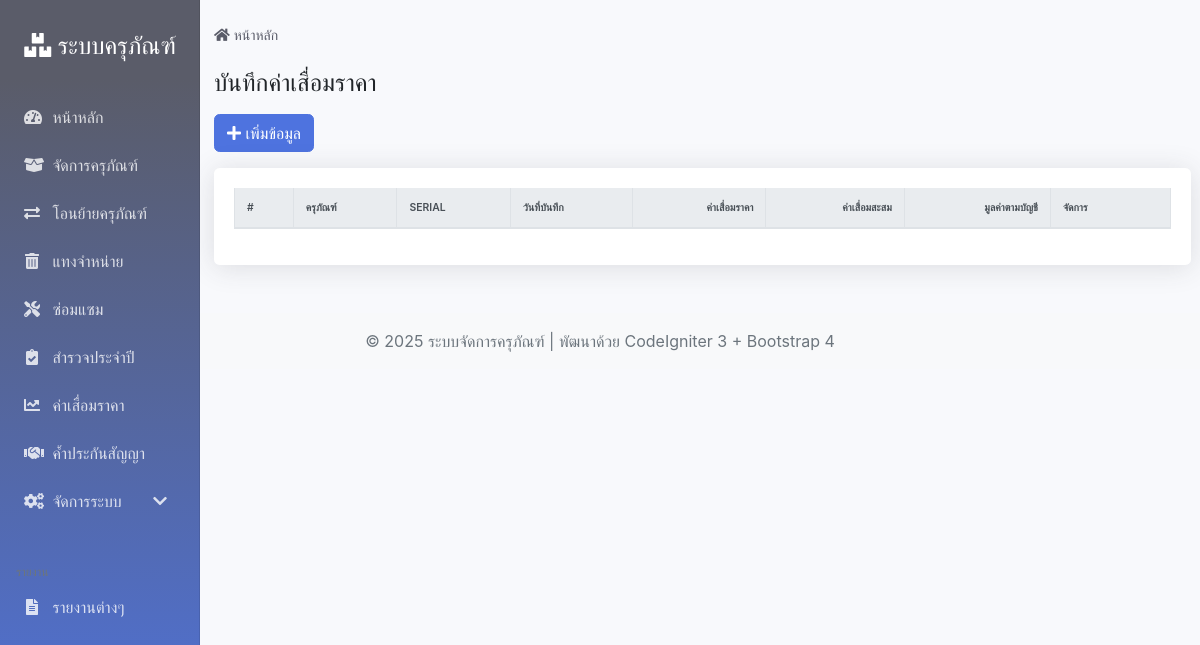
The page /index.php/depreciation on the database as committed earlier.
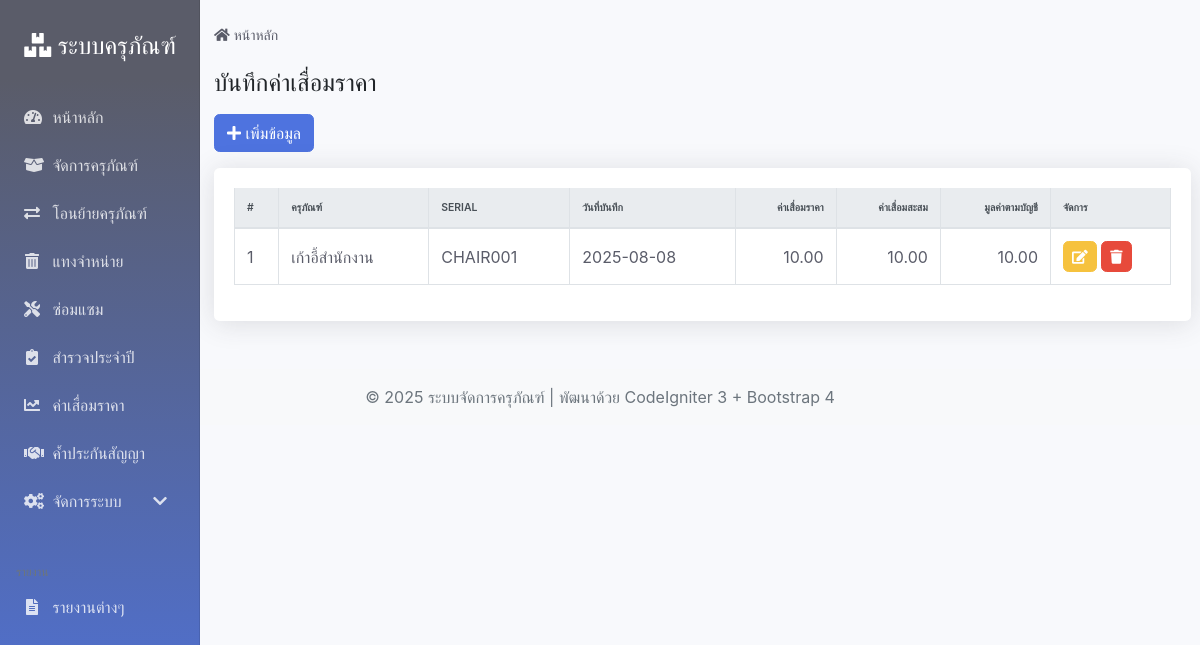
The same page on the database as committed later.
### tables this page shows
CREATE TABLE `depreciation_records` (
  `depreciation_record_id` int(11) NOT NULL,
  `asset_id` int(11) NOT NULL COMMENT 'รหัสครุภัณฑ์',
  `record_date` date NOT NULL COMMENT 'วันที่บันทึก',
  `depreciation_amount` decimal(15,2) NOT NULL COMMENT 'จำนวนค่าเสื่อมราคา',
  `accumulated_depreciation` decimal(15,2) NOT NULL COMMENT 'ค่าเสื่อมราคาสะสม',
  `book_value` decimal(15,2) NOT NULL COMMENT 'มูลค่าตามบัญชี',
  `created_at` timestamp NOT NULL DEFAULT CURRENT_TIMESTAMP
);

CREATE TABLE `assets` (
  `asset_id` int(11) NOT NULL,
  `asset_name` varchar(255) NOT NULL COMMENT 'ชื่อครุภัณฑ์',
  `asset_type` varchar(100) NOT NULL COMMENT 'ประเภทครุภัณฑ์',
  `serial_number` varchar(100) DEFAULT NULL COMMENT 'หมายเลขซีเรียล',
  `purchase_date` date NOT NULL COMMENT 'วันที่จัดซื้อ',
  `purchase_price` decimal(15,2) NOT NULL COMMENT 'ราคาจัดซื้อ',
  `current_location` varchar(255) NOT NULL COMMENT 'สถานที่ตั้งปัจจุบัน',
  `status` enum('ใช้งาน','ชำรุด','จำหน่ายแล้ว','ซ่อมแซม') NOT NULL DEFAULT 'ใช้งาน' COMMENT 'สถานะ',
  `warranty_info` text COMMENT 'ข้อมูลการรับประกัน',
  `depreciation_rate` decimal(5,2) NOT NULL DEFAULT '0.00' COMMENT 'อัตราค่าเสื่อมราคา (%)',
  `acquisition_method` varchar(100) NOT NULL COMMENT 'วิธีการได้มา',
  `responsible_person` varchar(255) NOT NULL COMMENT 'ผู้รับผิดชอบ',
  `created_at` timestamp NOT NULL DEFAULT CURRENT_TIMESTAMP,
  `updated_at` timestamp NOT NULL DEFAULT CURRENT_TIMESTAMP ON UPDATE CURRENT_TIMESTAMP
);

### application/controllers/Depreciation.php (called while the page is built, shortened)
<?php
class Depreciation extends CI_Controller
{
    public function __construct()
    {
        $this->load->model(['Depreciation_model', 'Asset_model']);
        $this->load->library(['form_validation', 'session']);
        $this->load->helper(['url','form']);
    }
    public function index()
    {
        $data['records'] = $this->Depreciation_model->get_all();
        $this->load->view('templates/header');
        $this->load->view('depreciation/index', $data);
        $this->load->view('templates/footer');
    }
}

### index.php (called while the page is built, shortened)
<?php
require_once BASEPATH.'core/CodeIgniter.php';

### application/models/Depreciation_model.php (called while the page is built, shortened)
<?php
class Depreciation_model extends CI_Model
{
    private $table = 'depreciation_records';
    public function get_all()
    {
        $this->db->select('d.*, a.asset_name, a.serial_number')
                 ->from($this->table.' d')
                 ->join('assets a', 'a.asset_id = d.asset_id', 'left')
                 ->order_by('d.record_date', 'DESC');
        return $this->db->get()->result();
    }
}

### application/views/depreciation/index.php (the view, shortened to what this page needs)
<div class="container-fluid mt-3">
  <h4 class="mb-3">บันทึกค่าเสื่อมราคา</h4>
  <a href="<?= site_url('depreciation/create'); ?>" class="btn btn-primary mb-3">
    <i class="fa fa-plus"></i> เพิ่มข้อมูล
  </a>
  <div class="card">
    <div class="card-body table-responsive">
      <table class="table table-bordered table-hover" id="depreciationTable">
        <thead class="thead-light">
          <tr>
            <th>#</th>
            <th>ครุภัณฑ์</th>
            <th>Serial</th>
            <th>วันที่บันทึก</th>
            <th class="text-right">ค่าเสื่อมราคา</th>
            <th class="text-right">ค่าเสื่อมสะสม</th>
            <th class="text-right">มูลค่าตามบัญชี</th>
            <th width="120">จัดการ</th>
          </tr>
        </thead>
        <tbody>
          <?php foreach ($records as $row): ?>
            <tr>
              <td><?= $row->depreciation_record_id; ?></td>
              <td><?= $row->asset_name; ?></td>
              <td><?= $row->serial_number; ?></td>
              <td><?= $row->record_date; ?></td>
              <td class="text-right"><?= number_format($row->depreciation_amount,2); ?></td>
              <td class="text-right"><?= number_format($row->accumulated_depreciation,2); ?></td>
              <td class="text-right"><?= number_format($row->book_value,2); ?></td>
              <td>
                <a href="<?= site_url('depreciation/edit/'.$row->depreciation_record_id); ?>" class="btn btn-sm btn-warning">
                  <i class="fa fa-edit"></i>
                </a>
                <a href="<?= site_url('depreciation/delete/'.$row->depreciation_record_id); ?>" class="btn btn-sm btn-danger"
                   onclick="return confirm('ยืนยันการลบ?')">
                  <i class="fa fa-trash"></i>
                </a>
              </td>
            </tr>
          <?php endforeach; ?>
        </tbody>
      </table>
    </div>
  </div>
</div>

### application/views/templates/header.php (shortened to what this page needs)
<!DOCTYPE html>
<html lang="th">
<head>
    <link rel="stylesheet" href="<?php echo base_url('assets/css/bootstrap.min.css'); ?>">
    <link rel="stylesheet" href="<?php echo base_url('assets/css/custom.css'); ?>">
    <link rel="stylesheet" href="https://cdnjs.cloudflare.com/ajax/libs/font-awesome/5.15.4/css/all.min.css">
    <link rel="stylesheet" href="https://cdn.datatables.net/1.11.5/css/dataTables.bootstrap4.min.css">
    <link rel="stylesheet" href="https://cdnjs.cloudflare.com/ajax/libs/bootstrap-datepicker/1.9.0/css/bootstrap-datepicker.min.css">
</head>
<body>
    <div class="container-fluid">
        <div class="row">
            <nav class="col-md-3 col-lg-2 d-md-block sidebar collapse">
                <div class="sidebar-sticky">
                    <div class="text-center py-4">
                        <h4 class="text-white">
                            <i class="fas fa-boxes"></i>
                            ระบบครุภัณฑ์
                        </h4>
                    </div>
                    <ul class="nav flex-column">
                        <li class="nav-item">
                            <a class="nav-link <?php echo (isset($page_name) && $page_name == 'dashboard') ? 'active' : ''; ?>"
                               href="<?php echo base_url('dashboard'); ?>">
                                <i class="fas fa-tachometer-alt"></i>
                                หน้าหลัก
                            </a>
                        </li>
                        <li class="nav-item">
                            <a class="nav-link <?php echo (isset($page_name) && strpos($page_name, 'asset') !== false && strpos($page_name, 'assettype') === false) ? 'active' : ''; ?>" href="<?php echo base_url('assetmanager'); ?>">
                                <i class="fas fa-box-open"></i>
                                จัดการครุภัณฑ์
                            </a>
                        </li>
                        <li class="nav-item">
                            <a class="nav-link <?php echo (isset($page_name) && strpos($page_name, 'transfer') !== false) ? 'active' : ''; ?>"
                               href="<?php echo base_url('transfers'); ?>">
                                <i class="fas fa-exchange-alt"></i>
                                โอนย้ายครุภัณฑ์
                            </a>
                        </li>
                        <li class="nav-item">
                            <a class="nav-link <?php echo (isset($page_name) && strpos($page_name, 'disposal') !== false) ? 'active' : ''; ?>"
                               href="<?php echo base_url('disposals'); ?>">
                                <i class="fas fa-trash-alt"></i>
                                แทงจำหน่าย
                            </a>
                        </li>
                        <li class="nav-item">
                            <a class="nav-link <?php echo (isset($page_name) && strpos($page_name, 'repair') !== false) ? 'active' : ''; ?>"
                               href="<?php echo base_url('repairs'); ?>">
                                <i class="fas fa-tools"></i>
                                ซ่อมแซม
                            </a>
                        </li>
                        <li class="nav-item">
                            <a class="nav-link <?php echo (isset($page_name) && strpos($page_name, 'survey') !== false) ? 'active' : ''; ?>"
                               href="<?php echo base_url('surveys'); ?>">
                                <i class="fas fa-clipboard-check"></i>
                                สำรวจประจำปี
                            </a>
                        </li>
                        <li class="nav-item">
                            <a class="nav-link <?php echo (isset($page_name) && strpos($page_name, 'depreciation') !== false) ? 'active' : ''; ?>"
                               href="<?php echo base_url('depreciation'); ?>">
                                <i class="fas fa-chart-line"></i>
                                ค่าเสื่อมราคา
                            </a>
                        </li>
                        <li class="nav-item">
                            <a class="nav-link <?php echo (isset($page_name) && strpos($page_name, 'guarantee') !== false) ? 'active' : ''; ?>"
                               href="<?php echo base_url('guarantees'); ?>">
                                <i class="fas fa-handshake"></i>
                                ค้ำประกันสัญญา
                            </a>
                        </li>
                        <li class="nav-item">
                            <a class="nav-link d-flex justify-content-between align-items-center <?php echo (isset($page_name) && (strpos($page_name, 'assettypes') !== false || strpos($page_name, 'user') !== false)) ? '' : 'collapsed'; ?>" href="#systemSubmenu" data-toggle="collapse" aria-expanded="<?php echo (isset($page_name) && (strpos($page_name, 'assettypes') !== false || strpos($page_name, 'user') !== false)) ? 'true' : 'false'; ?>">
                                <span>
                                    <i class="fas fa-cogs"></i>
                                    จัดการระบบ
                                </span>
                                <i class="fas fa-chevron-down"></i>
                            </a>
                        </li>
                        <li class="nav-item mt-3">
                            <h6 class="sidebar-heading d-flex justify-content-between align-items-center px-3 mt-4 mb-1 text-muted">
                                <span>รายงาน</span>
                            </h6>
                        </li>
                        <li class="nav-item">
                            <a class="nav-link <?php echo (isset($page_name) && strpos($page_name, 'report') !== false) ? 'active' : ''; ?>"
                               href="<?php echo base_url('reports'); ?>">
                                <i class="fas fa-file-alt"></i>
                                รายงานต่างๆ
                            </a>
                        </li>
                    </ul>
                </div>
            </nav>
            <main role="main" class="col-md-9 ml-sm-auto col-lg-10 px-md-4 main-content">
                <nav aria-label="breadcrumb" class="mt-3">
                    <ol class="breadcrumb">
                        <li class="breadcrumb-item">
                            <a href="<?php echo base_url('dashboard'); ?>">
                                <i class="fas fa-home"></i> หน้าหลัก
                            </a>
                        </li>
                    </ol>
                </nav>

### application/views/templates/footer.php (shortened to what this page needs)
</main>
      </div>
    </div>
    <footer class="bg-light text-center py-3 mt-5">
      <div class="container">
        <p class="text-muted mb-0">
          &copy; <?php echo date('Y'); ?> ระบบจัดการครุภัณฑ์ |
          พัฒนาด้วย CodeIgniter 3 + Bootstrap 4
        </p>
      </div>
    </footer>

### assets/css/custom.css (style rules this page uses)
body { background-color: #f8f9fc; font-family: 'Nunito', -apple-system, BlinkMacSystemFont, 'Segoe UI', 'Roboto', 'Helvetica Neue', Arial, sans-serif; }
.container-fluid { padding: 0; }
.sidebar { position: fixed; top: 0; bottom: 0; left: 0; z-index: 100; padding: 0; box-shadow: inset -1px 0 0 rgba(0, 0, 0, .1); background: linear-gradient(180deg, #5a5c69 10%, #4e73df 100%); min-height: 100vh; }
.sidebar-sticky { position: relative; top: 0; height: calc(100vh - 48px); padding-top: .5rem; overflow-x: hidden; overflow-y: auto; }
.sidebar .nav-link { color: rgba(255, 255, 255, .8); padding: .75rem 1rem; margin: 0 .5rem; border-radius: .35rem; transition: all .15s ease-in-out; }
.sidebar .nav-link i { margin-right: .5rem; width: 16px; text-align: center; }
.sidebar-heading { font-size: .75rem; text-transform: uppercase; }
.main-content { margin-left: 0; padding: 0 15px; }
@media (min-width: 768px) { .main-content { margin-left: 16.666667%; } }
@media (min-width: 992px) { .main-content { margin-left: 16.666667%; } }
.card { box-shadow: 0 0.15rem 1.75rem 0 rgba(58, 59, 69, 0.15); border: none; border-radius: .35rem; }
.btn { border-radius: .35rem; font-weight: 400; transition: all .15s ease-in-out; }
.btn-primary { background-color: #4e73df; border-color: #4e73df; }
.btn-warning { background-color: #f6c23e; border-color: #f6c23e; color: #fff; }
.btn-danger { background-color: #e74a3b; border-color: #e74a3b; }
.table { color: #5a5c69; }
.table thead th { border-top: none; border-bottom: 2px solid #e3e6f0; font-weight: 600; text-transform: uppercase; font-size: .65rem; color: #6c757d; background-color: #f8f9fc; }
.table td { border-top: 1px solid #e3e6f0; vertical-align: middle; }
.breadcrumb { background-color: transparent; padding: .5rem 0; margin-bottom: 1rem; font-size: .875rem; }
.breadcrumb-item a { color: #5a5c69; text-decoration: none; }

Rows that differ between the two databases and show on the page:
added depreciation_records: depreciation_record_id "1", asset.asset_name "เก้าอี้สำนักงาน", asset.serial_number "CHAIR001", record_date "2025-08-08", depreciation_amount "10.00", accumulated_depreciation "10.00", book_value "10.00"
